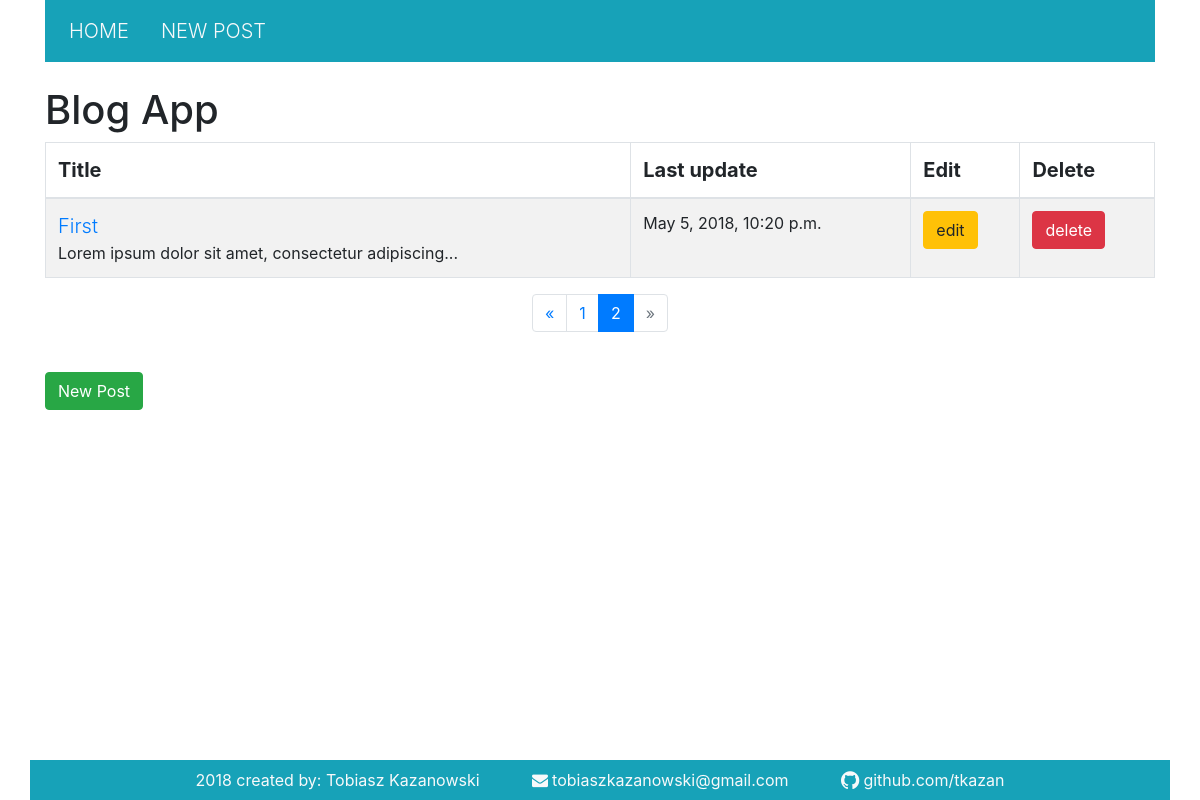
Screenshot of /?page=2 with the database file from the repository.
### BlogApp/models.py (models this page shows, shortened)
class Post(models.Model):
    title = models.CharField(max_length=128)
    description = models.TextField()
    created_at = models.DateTimeField(auto_now_add=True)
    updated_at = models.DateTimeField(auto_now=True)

### BlogApp/views.py (the view)
# urls.py: url(r'^$', index, name='home'),
def index(request):
    post_list = Post.objects.all().order_by('-created_at')
    page = request.GET.get('page', 1)
    paginator = Paginator(post_list, 5)
    try:
        posts = paginator.page(page)
    except PageNotAnInteger:
        posts = paginator.page(1)
    except EmptyPage:
        posts = paginator.page(paginator.num_pages)
    return render(request, 'index.html', {"posts": posts})

### BlogApp/templates/index.html (shortened to what this page needs)
{% extends 'base.html'%}
{% block content %}
    <h1 class="font-bold">Blog App</h1>
    <table class="table table-striped table-bordered">
        <thead class="lead">
            <th>Title</th>
            <th>Last update</th>
            <th>Edit</th>
            <th>Delete</th>
        </thead>
        <tbody>
        {% for post in posts %}
            <tr>
                <td>
                    <a class="lead" href="{% url 'post' post.id %}">{{ post.title }}</a>
                    <br/>
                    {{ post.description|slice:":50"|safe }}...
                </td>
                <td>{{ post.updated_at }}</td>
                <td>
                    <a href="{% url 'edit' post.id %}">
                        <button class="btn btn-warning">edit</button>
                    </a>
                </td>
                <td>
                    <a href="{% url 'delete' post.id %}">
                        <button class="btn btn-danger">delete</button>
                    </a>
                </td>
            </tr>
        {% endfor %}
        </tbody>
    </table>
    {% if posts.has_other_pages %}
    <ul class="pagination justify-content-center">
        {% if posts.has_previous %}
            <li class="page-item"><a class="page-link" href="?page={{ posts.previous_page_number }}">&laquo;</a></li>
        {% else %}
            <li class="page-item disabled"><span class="page-link">&laquo;</span></li>
        {% endif %}
        {% for i in posts.paginator.page_range %}
        {% if posts.number == i %}
            <li class="page-item active"><span class="page-link">{{ i }} <span class="sr-only">(current)</span></span></li>
        {% else %}
            <li class="page-item"><a class="page-link" href="?page={{ i }}">{{ i }}</a></li>
        {% endif %}
        {% endfor %}
        {% if posts.has_next %}
            <li class="page-item"><a class="page-link" href="?page={{ posts.next_page_number }}">&raquo;</a></li>
        {% else %}
            <li class="page-item disabled"><span class="page-link">&raquo;</span></li>
        {% endif %}
    </ul>
    {% endif %}
    <br/>
    <a href="{% url 'new' %}"><button class="btn btn-success">New Post</button></a>
{% endblock %}

### rows the page displays
Post: title "First", description "Lorem ipsum dolor sit amet, consectetur adipiscing", updated_at "May 5, 2018, 10:20 p.m."

### other values shown
{{ i }} "1"
{{ i }} "2"
